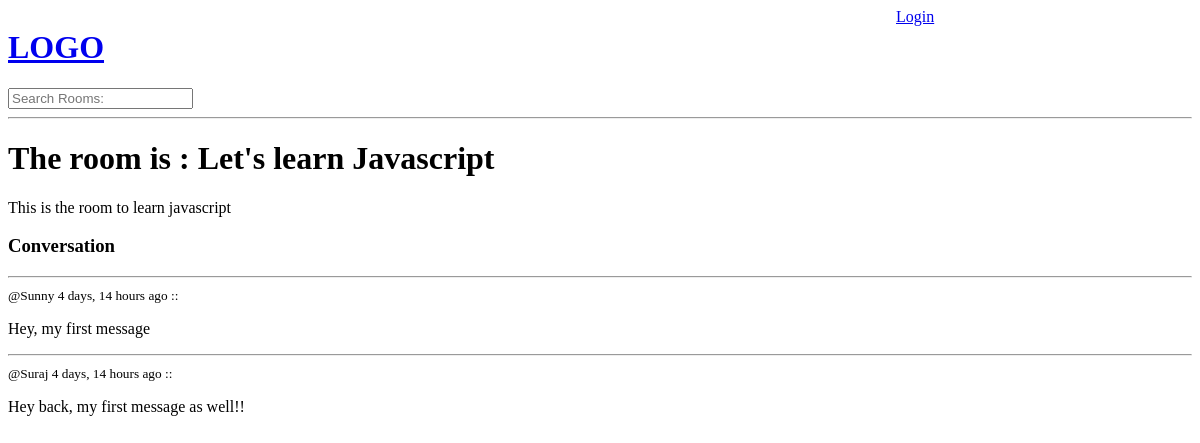
Before: /room/1/ with the older database file.
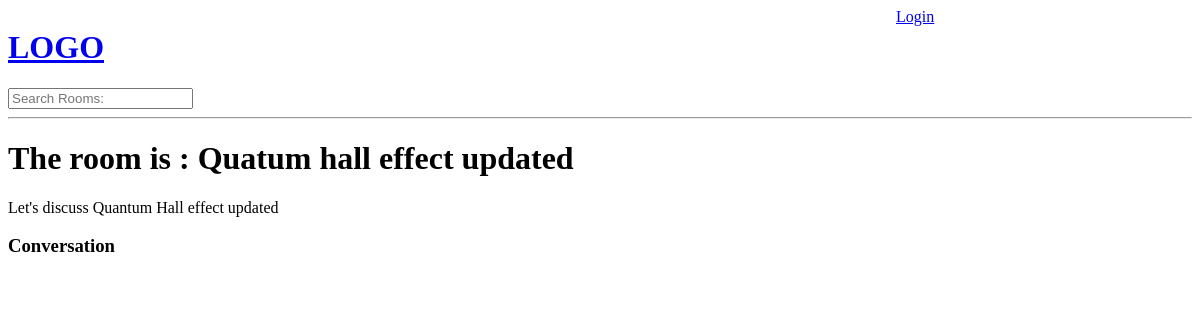
After: the same page with the newer database file.
### base/models.py (models this page shows, shortened)
class Room(models.Model):
    host=models.ForeignKey(User, on_delete=models.SET_NULL, null=True)
    topic=models.ForeignKey('Topic', on_delete=models.SET_NULL, null=True) #use the '' inside Topic only if topic is down in the code literally
    name=models.CharField(max_length=200)
    description=models.TextField(null=True, blank=True) #now null is allowed, by default it's false, i.e, null not allowed, Blank means form submitted can be empty
    updated= models.DateTimeField(auto_now=True)    #takes a snapshot anytime this model.. or table was updated
    created= models.DateTimeField(auto_now_add=True)
    class Meta:
        ordering=['-updated','-created'] #it somehow makes the new rooms in ascending order

class Message(models.Model):
    user=models.ForeignKey(User, on_delete=models.CASCADE)
    room=models.ForeignKey(Room, on_delete=models.CASCADE) #delete all messages in room if room is deleted # why no primary key it is refering to?
    body=models.TextField()
    updated= models.DateTimeField(auto_now=True)    #takes a snapshot anytime this model.. or table was updated
    created= models.DateTimeField(auto_now_add=True)

### base/views.py (the view)
# urls.py: path('room/<str:pk>/', views.room, name = "room"),
def room(request, pk):
    room=Room.objects.get(id=pk) #i don't understand why is integer matching with string.. is it converting internally?
    texts=room.message_set.all().order_by('created')
    if request.method=='POST':
        text=Message.objects.create(user=request.user, room=room, body=request.POST.get('text'))
        return redirect('room', pk=room.id)
    context={"room":room,"texts":texts}
    return render(request, 'base/room.html', context)

### base/templates/base/room.html (shortened to what this page needs)
{% extends 'main.html' %}
{% block content %}
<div>
    <h1>The room is : {{room.name}}</h1>
    <p>{{room.description}}</p>
</div>
<div class="comment-wrapper">
    <h3>Conversation</h3>
    {% for text in texts %}
    <hr>
    <div>
      <small>@{{text.user}} {{text.created | timesince}} ago :: </small>
      <p>{{text.body}}</p>
    </div>
    {% endfor %}
</div>
{% endblock content %}

Changed rows visible on the page:
removed Message: user "Sunny", created "4 days, 14 hours", body "Hey, my first message"
removed Message: user "Suraj", created "4 days, 14 hours", body "Hey back, my first message as well!!"
changed Room: name "Let's learn Javascript" → "Quatum hall effect updated"; description "This is the room to learn javascript" → "Let's discuss Quantum Hall effect updated"
